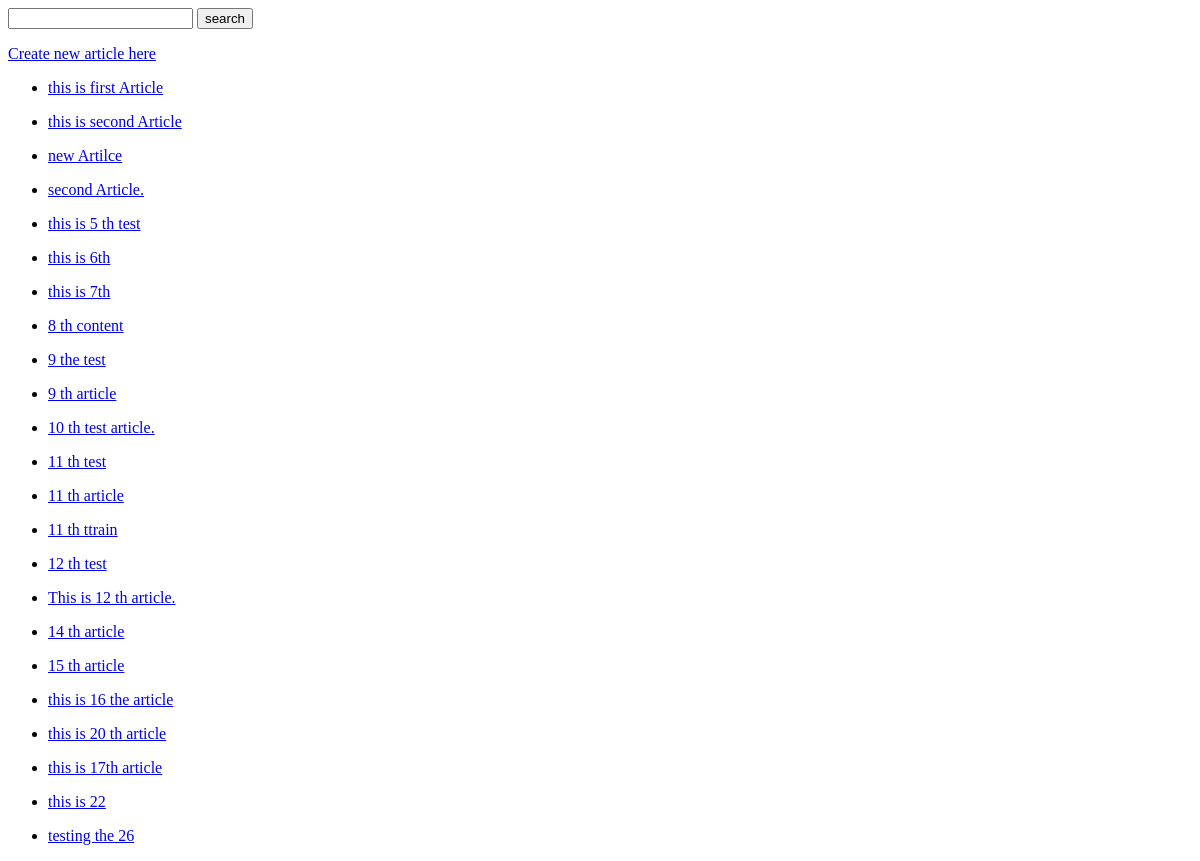
The app's page /, older data.
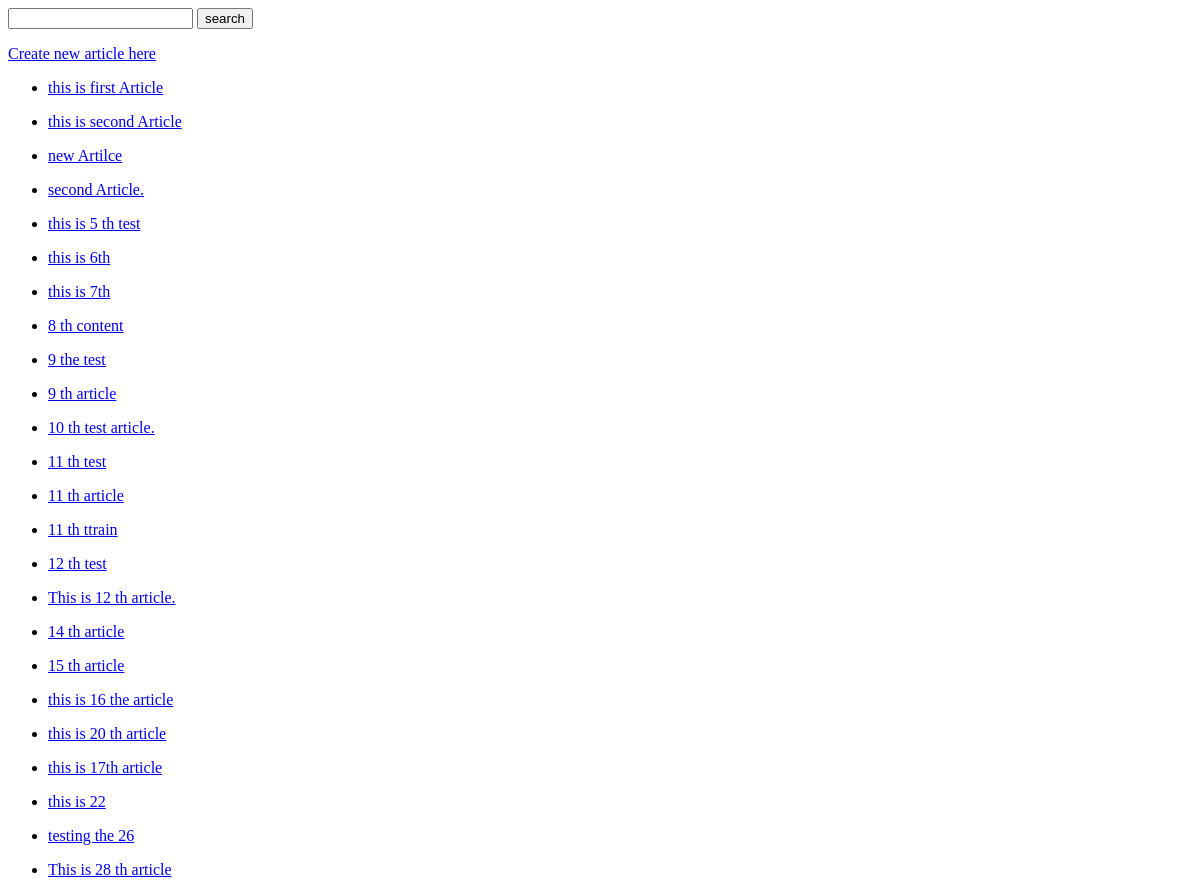
The same page, newer data.
### articles/models.py (models this page shows, shortened)
class Article(models.Model):
    user = models.ForeignKey(settings.AUTH_USER_MODEL,blank=True,null=True,on_delete=models.SET_NULL)
    title = models.CharField(max_length=250)
    slug = models.SlugField(unique=True,blank=True,null=True)
    content = models.TextField()
    timestamp = models.DateTimeField(auto_now_add=True)
    updated = models.DateTimeField(auto_now=True)
    publish = models.DateField(auto_now_add=False,auto_now=False,null=True,blank=True)
    objects = ArticleManager()
    def get_absolute_url(self):
        return reverse("articles:detail", kwargs={"slug":self.slug})

### articles/views.py (the view)
# urls.py: path('',views.list_article,name='list_article'),
def list_article(request):
    articles = Article.objects.all()
    return render(
        request,
        'list.html',
        {
            'articles' : articles
        }
    )

### templates/list.html (shortened to what this page needs)
{% extends "base.html" %}
{% block content %}
   <p>
    <a href="{% url 'articles:create' %}">Create new article here</a>
   </p>
   {% for article in  articles %}
       <ul>
         <li><a href="{{ article.get_absolute_url }}">{{ article.title }}</a></li>
       </ul>
   {% endfor %}
{% endblock content %}

### templates/base.html (shortened to what this page needs)
<!DOCTYPE html>
<html lang="en">
<head>
</head>
<body>
    <form action="{% url 'articles:search' %}" method="GET">
        <input type='text' name='q'>
        <input type='submit' value="search">
    </form>
    {% block content %}
    {% endblock content %}
</body>
</html>

Row changes from the older to the newer data that the page shows:
added Article: title "This is 28 th article"
